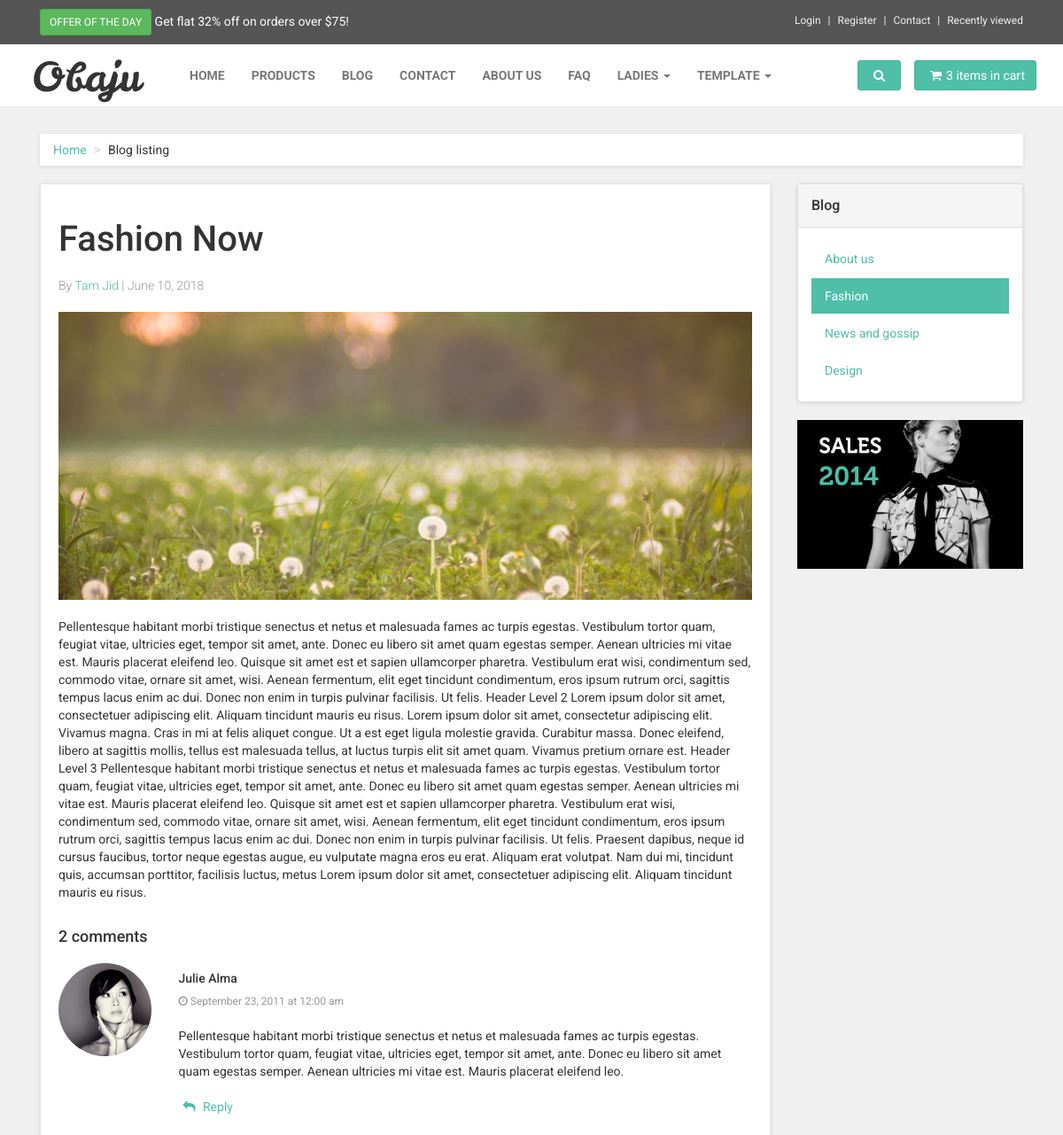
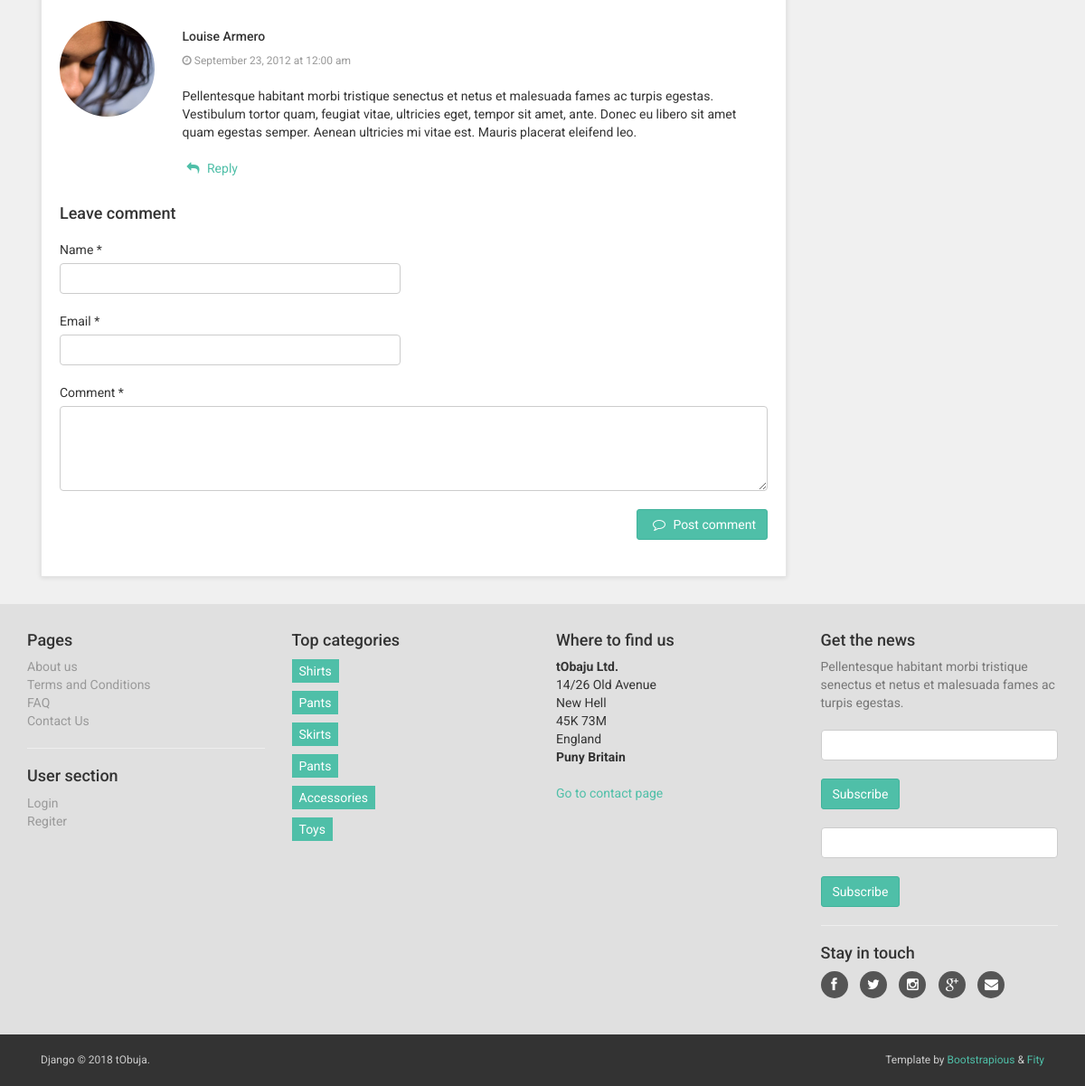
Page /blog/1/ on the committed database (2 pictures, top to bottom).
### shophome/models.py (models this page shows, shortened)
class TopOffer(models.Model):
    percentage = models.CharField(max_length=2)
    limit = models.CharField(max_length=5)
    create = models.DateTimeField(auto_now_add=True)
    update = models.DateTimeField(auto_now=True)

class Logo(models.Model):
    name = models.CharField(max_length=250, null=True, blank=True)
    image_large = models.ImageField(upload_to='homepage/logo/%Y/%m/%d/', null=True, blank=True)
    image_small = models.ImageField(upload_to='homepage/logo/%Y/%m/%d/', null=True, blank=True)
    create = models.DateTimeField(auto_now_add=True, null=True, blank=True)
    update = models.DateTimeField(auto_now=True, null=True, blank=True)

class ContactUsPage(models.Model):
    corporate_name = models.CharField(max_length=100, null=True, blank=True)
    street = models.CharField(max_length=100, null=True, blank=True)
    city = models.CharField(max_length=100, null=True, blank=True)
    postcode = models.CharField(max_length=12, null=True, blank=True)
    division = models.CharField(max_length=100, null=True, blank=True)
    country = models.CharField(max_length=100, null=True, blank=True)
    call_center_info = models.TextField(null=True, blank=True)
    call_center_phone = models.CharField(max_length=100, null=True, blank=True)
    electronic_support = models.TextField(null=True, blank=True)
    electronic_email = models.EmailField(null=True, blank=True)
    electronic_ticket_link = models.URLField(max_length=300, null=True, blank=True)
    electronic_ticket = models.CharField(max_length=250, null=True, blank=True)
    map_snippet = models.TextField(null=True, blank=True)
    create = models.DateTimeField(auto_now_add=True)
    update = models.DateTimeField(auto_now=True)
    class Meta:
        verbose_name = 'Contact Us'
        verbose_name_plural = 'Contact Us Page'

### blog/models.py (models this page shows)
class Post(models.Model):
    CHOICES = (
        ('draft', 'Draft'),
        ('published', 'Published'),
    )
    title = models.CharField(max_length=250)
    subtitle = models.TextField(blank=True, null=True)
    description = models.TextField()
    category = models.ForeignKey(PostCategory, on_delete=models.CASCADE)
    user = models.ForeignKey(settings.AUTH_USER_MODEL, null=True, blank=True)
    image = models.ImageField(upload_to='blog/post/%Y/%m/%d/')
    status = models.CharField(choices=CHOICES, max_length=20)
    create = models.DateTimeField(auto_now_add=True)
    update = models.DateTimeField(auto_now=True)

### products/models.py (models this page shows, shortened)
class ProductCategory(models.Model):
    CHOICES = (
        ('draft', 'Draft'),
        ('published', 'Published'),
    )
    name = models.CharField(max_length=250)
    cat_group = models.ForeignKey(CategoryGroup, on_delete=models.CASCADE, null=True, blank=True)
    image = models.ImageField(upload_to='product/category/%Y/%m/%d/', null=True, blank=True)
    description = models.TextField()
    status = models.CharField(max_length=20, choices=CHOICES, default='draft')
    create = models.DateTimeField(auto_now_add=True)
    update = models.DateTimeField(auto_now=True)
    class Meta:
        verbose_name = 'Product Category'
        verbose_name_plural = 'Product Categories'

### blog/views.py (the view, shortened to what this page needs)
# urls.py: url(r'^(?P<pid>[0-9]+)/$', views.blog_detail, name='blog_detail'),
def blog_detail(request, pid):
    stayintouch = get_object_or_404(StayInTouch)
    categories = ProductCategory.objects.filter(status='published')
    contactus = get_object_or_404(ContactUsPage)
    logo = get_object_or_404(Logo)
    offer = get_object_or_404(TopOffer)
    post = get_object_or_404(Post, id=pid)
    form = NewsletterUserSignUpForm(request.POST or None)
    template = 'blog/blog_detail.html'
    context = {
        'stayintouch': stayintouch,
        'offer': offer,
        'post': post,
        'logo': logo,
        'contactus': contactus,
        'categories': categories,
        'form': form,
    }
    return render(request, template, context)

### newsletter/forms.py (shortened to what this page needs)
class NewsletterUserSignUpForm(forms.ModelForm):
    helper = FormHelper()
    helper.form_show_labels = False
    helper.add_input(Submit('submit', 'Subscribe'))
    class Meta:
        model = NewsletterUser
        fields = ['email']

### templates/blog/blog_detail.html (shortened to what this page needs)
{% extends 'base.html' %}
{% block content %}
    <div id="content">
        <div class="container">
            <div class="col-sm-12">
                {% include 'partials/_breadcrumb.html' %}
            </div>
            <div class="col-sm-9" id="blog-post">
                <div class="box">
                    <h1>{{ post.title | title }}</h1>
                    <p class="author-date">By <a href="#">{% if post.user.first_name and post.user.last_name is not null %}
                                   {{ post.user.first_name }} {{ post.user.last_name }}
                            {% else %}{{ post.user }}
                    {% endif %}</a> | {{ post.create|date:"F j, Y"}}</p>
                    <div id="post-content">
                        <p>
                            <img src="{{ post.image.url }}" class="img-responsive" alt="{{ post.title }}">
                        </p>
                        <p>{{ post.description | safe }}</p>
                    </div>
                    {% include 'blog/inc/comments.html' %}
                </div>
            </div>
            {% include 'blog/inc/right_sidebar.html' %}
        </div>
    </div>
{% endblock %}

### templates/partials/_topbar.html (shortened to what this page needs)
<div id="top">
    <div class="container">
        <div class="col-md-6 offer" data-animate="fadeInDown">
            <a href="#" class="btn btn-success btn-sm" data-animate-hover="shake">Offer of the day</a> <a href="#">Get
            flat {{ offer.percentage }}% off on orders over ${{ offer.limit }}!</a>
        </div>
        <div class="col-md-6" data-animate="fadeInDown">
            <ul class="menu">
                <li><a href="#" data-toggle="modal" data-target="#login-modal">Login</a>
                </li>
                <li><a href="register.html">Register</a>
                </li>
                <li><a href="contact.html">Contact</a>
                </li>
                <li><a href="#">Recently viewed</a>
                </li>
            </ul>
        </div>
    </div>
</div>

### templates/partials/_navbar.html (shortened to what this page needs)
{% load static %}
<div class="navbar navbar-default yamm" role="navigation" id="navbar">
    <div class="container">
        <div class="navbar-header">
            <a class="navbar-brand home" href="{% url 'shophome:homepage' %}" data-animate-hover="bounce">
                <img src="{{ logo.image_large.url }}" alt="{{ logo.name }}" class="hidden-xs">
            </a>
        </div>
        <div class="navbar-collapse collapse" id="navigation">
            <ul class="nav navbar-nav navbar-left">
                <li {% if request.path == '/' %}class="active"{% endif %}><a href="{% url 'shophome:homepage' %}">Home</a></li>
                <li {% if request.path == '/products/' %}class="active"{% endif %}><a href="{% url 'products:products_list' %}">Products</a></li>
                <li {% if request.path == '/blog/' %}class="active"{% endif %}><a href="{% url 'blog:blog_list' %}">Blog</a></li>
                <li {% if request.path == '/contact/' %}class="active"{% endif %}><a href="{% url 'shophome:contact' %}">Contact</a></li>
                <li {% if request.path == '/about-us/' %}class="active"{% endif %}><a href="{% url 'shophome:about_us' %}">About Us</a></li>
                <li {% if request.path == '/faq/' %}class="active"{% endif %}><a href="{% url 'shophome:faq' %}">FAQ</a></li>
                <li class="dropdown yamm-fw">
                    <a href="#" class="dropdown-toggle" data-toggle="dropdown" data-hover="dropdown" data-delay="200">Ladies
                        <b class="caret"></b></a>
                </li>
                <li class="dropdown yamm-fw">
                    <a href="#" class="dropdown-toggle" data-toggle="dropdown" data-hover="dropdown" data-delay="200">Template
                        <b class="caret"></b></a>
                </li>
            </ul>
        </div>
        <div class="navbar-buttons">
            <div class="navbar-collapse collapse right" id="basket-overview">
                <a href="basket.html" class="btn btn-primary navbar-btn"><i class="fa fa-shopping-cart"></i><span
                        class="hidden-sm">3 items in cart</span></a>
            </div>
            <div class="navbar-collapse collapse right" id="search-not-mobile">
                <button type="button" class="btn navbar-btn btn-primary" data-toggle="collapse" data-target="#search">
                    <i class="fa fa-search"></i>
                </button>
            </div>
        </div>
    </div>
</div>

### templates/partials/_footer.html (shortened to what this page needs)
<div id="footer" data-animate="fadeInUp">
    <div class="container">
        <div class="row">
            <div class="col-md-3 col-sm-6">
                <h4>Pages</h4>
                <ul>
                    <li><a href="{% url 'shophome:about_us' %}">About us</a>
                    </li>
                    <li><a href="{% url 'shophome:terms_and_conditions' %}">Terms and Conditions</a>
                    </li>
                    <li><a href="{% url 'shophome:faq' %}">FAQ</a>
                    </li>
                    <li><a href="{% url 'shophome:contact' %}">Contact Us</a>
                    </li>
                </ul>
                <hr>
                <h4>User section</h4>
                <ul>
                    <li><a href="#" data-toggle="modal" data-target="#login-modal">Login</a>
                    </li>
                    <li><a href="register.html">Regiter</a>
                    </li>
                </ul>
            </div>
            <div class="col-md-3 col-sm-6">
                <h4>Top categories</h4>
                <ul class="footer_category">
                    {% for category in categories %}
                        <li><a href="category.html">{{ category.name | capfirst }}</a></li>
                    {% endfor %}
                </ul>
            </div>
            <div class="col-md-3 col-sm-6">
                <h4>Where to find us</h4>
                <p><strong>{{ contactus.corporate_name }}.</strong>
                    <br>{{ contactus.street }}
                    <br>{{ contactus.city }}
                    <br>{{ contactus.postcode }}
                    <br>{{ contactus.division }}
                    <br>
                    <strong>{{ contactus.country }}</strong>
                </p>
                <a href="{% url 'shophome:contact' %}">Go to contact page</a>
            </div>
            <div class="col-md-3 col-sm-6">
                <h4>Get the news</h4>
                <p class="text-muted">Pellentesque habitant morbi tristique senectus et netus et malesuada fames ac
                    turpis egestas.</p>
                {% include 'partials/_newsletter.html' %}
                <hr>
                <h4>Stay in touch</h4>
                <p class="social">
                    <a href="{{ stayintouch.facebook }}" class="facebook external" data-animate-hover="shake"><i
                            class="fa fa-facebook"></i></a>
                    <a href="{{ stayintouch.twitter }}" class="twitter external" data-animate-hover="shake"><i
                            class="fa fa-twitter"></i></a>
                    <a href="{{ stayintouch.instagram }}" class="instagram external" data-animate-hover="shake"><i
                            class="fa fa-instagram"></i></a>
                    <a href="{{ stayintouch.googleplus }}" class="gplus external" data-animate-hover="shake"><i
                            class="fa fa-google-plus"></i></a>
                    <a href="{{ stayintouch.emailus }}" class="email external" data-animate-hover="shake"><i
                            class="fa fa-envelope"></i></a>
                </p>
            </div>
        </div>
    </div>
</div>

### static/css/custom.css (style rules this page uses)
ul.footer_category li { margin: 15px 0; }
ul.footer_category a { background-color: #4fbfa8; padding: 5px 8px; color: white !important; }

### rows in the picture
TopOffer: percentage "32", limit "75"
Logo: image_large (picture)
Post: title "Fashion Now", user.first_name "Tam", user.last_name "Jid", create "June 10, 2018", image (picture), description "Pellentesque habitant morbi tristique senectus et netus et malesuada fames ac turpis egestas. Vestibulum tortor quam, feugiat vitae, ultricies eget, tempor sit amet, ante. Donec eu libero sit amet quam egestas semper. Aenean ultricies mi vitae est. Mauris placerat eleifend leo. Quisque sit amet est et sapien ullamcorper pharetra. Vestibulum erat wisi, condimentum sed, commodo vitae, ornare sit amet, wisi. Aenean fermentum, elit eget tincidunt condimentum, eros ipsum rutrum orci, sagittis tempus lacus enim ac dui. Donec non enim in turpis pulvinar facilisis. Ut felis. Header Level 2 Lorem ipsum dolor sit amet, consectetuer adipiscing elit. Aliquam tincidunt mauris eu risus. Lorem ipsum dolor…"
ProductCategory: name "Shirts"
ProductCategory: name "Pants"
ProductCategory: name "Skirts"
ProductCategory: name "Pants"
ProductCategory: name "Accessories"
ProductCategory: name "Toys"
ContactUsPage: corporate_name "tObaju Ltd", street "14/26 Old Avenue", city "New Hell", postcode "45K 73M", division "England", country "Puny Britain"
